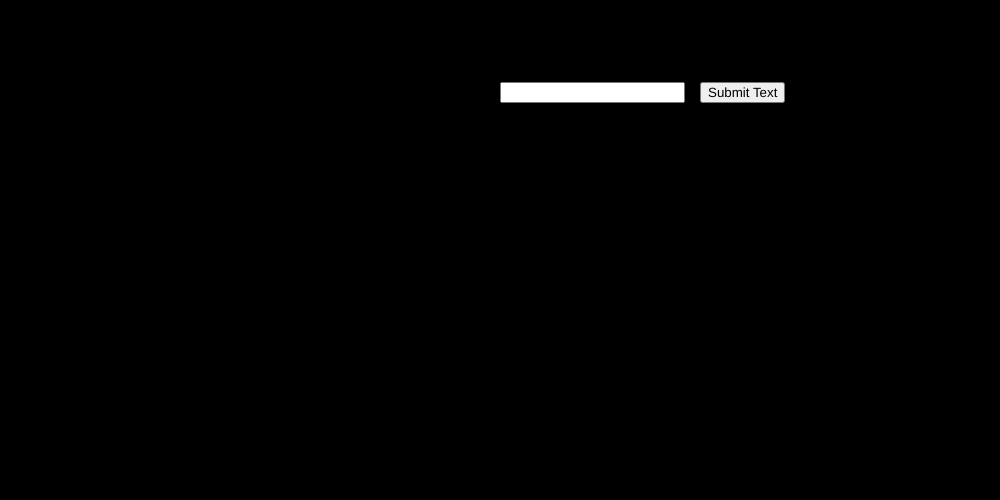
Frame 1 (no input)
Frame 60 (no input): identical to frame 1, image omitted
Frame 120 (the mouse pressed at the canvas centre since frame 60): identical to frame 1, image omitted

The p5.js sketch that drew this single still picture (run headless with seeded random() and noise() and a simulated clock; from frame 60 on, the mouse is pressed at the canvas centre):

// p5.js sketch
// ── sketch.js
var userInput
var userInputButton
var inputText
var p
var colors = ['white','silver','gray','black','red','maroon','yellow','olive','lime','green','aqua','teal','blue','navy','fuchsia','purple']

function setup() {
  createCanvas(1000,500)
  background(0)

  userInput = createInput()
  userInput.position(500,82)
  userInput.input(changeText)

  inputButton = createButton('Submit Text')
  inputButton.position(700,82)
  inputButton.mousePressed(drawText)

  fill(255)
  textSize(32)
  textAlign(LEFT);
  text("What is your favorite color?",100,100)

  p = createP()
  p.position(width/5,300)
  p.style('font-size','32px')
  p.style('color','white')
}

function draw() {
  background(0)

  if (inputText) {
    fill(255)

    text('This is a p5 text: ' + inputText,width/5,200)

    if (colors.includes(inputText.toLocaleLowerCase())) {
      p.style('color',inputText)
    } else {
      p.style('color','white')
    }

    if (!isNaN(inputText)) {
      p.style('font-size',inputText+'px')
      p.style('font-weight',inputText*20)
    } else {
      p.style('font-size','32px')
      p.style('font-weight',400)
    }

    p.html('This is a dom paragraph: '+ inputText)
  } else {
    p.html('')
  }
}

function changeText() {
  inputText = this.value()
}

function drawText() {
  inputText = userInput.value()
  userInput.value("")
}
